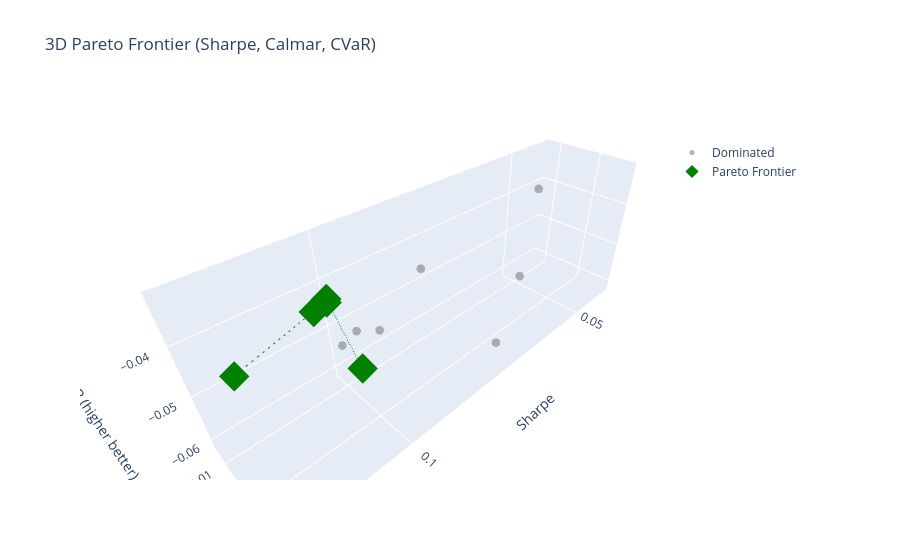

This figure's notebook cell:
### Code cell
def is_dominated_3d(row, df, cols):
    for _, other in df.iterrows():
        if (other[cols[0]] >= row[cols[0]] and
            other[cols[1]] >= row[cols[1]] and
            other[cols[2]] >= row[cols[2]] and
            (other[cols[0]] > row[cols[0]] or
             other[cols[1]] > row[cols[1]] or
             other[cols[2]] > row[cols[2]])):
            return True
    return False

all_avg_perf = all_avg_perf.copy()
cols = ['sharpe', 'calmar', 'cvar']
all_avg_perf['dominated_3d'] = all_avg_perf.apply(lambda r: is_dominated_3d(r, all_avg_perf, cols), axis=1)
frontier_3d = all_avg_perf[~all_avg_perf['dominated_3d']]


# Build the figure
fig = go.Figure()

# 1. Dominated models (dark gray)
fig.add_trace(go.Scatter3d(
    x=all_avg_perf[all_avg_perf['dominated_3d']]['sharpe'],
    y=all_avg_perf[all_avg_perf['dominated_3d']]['calmar'],
    z=all_avg_perf[all_avg_perf['dominated_3d']]['cvar'],
    mode='markers',
    marker=dict(size=5, color='gray', opacity=0.6),
    text=all_avg_perf[all_avg_perf['dominated_3d']].index,
    hovertemplate='<b>%{text}</b><br>Sharpe: %{x:.3f}<br>Calmar: %{y:.3f}<br>CVaR: %{z:.3f}<extra></extra>',
    name='Dominated'
))

# 2. Frontier models (green)
fig.add_trace(go.Scatter3d(
    x=frontier_3d['sharpe'],
    y=frontier_3d['calmar'],
    z=frontier_3d['cvar'],
    mode='markers',
    marker=dict(size=10, color='green', symbol='diamond'),
    text=frontier_3d.index,
    hovertemplate='<b>%{text}</b><br>Sharpe: %{x:.3f}<br>Calmar: %{y:.3f}<br>CVaR: %{z:.3f}<extra></extra>',
    name='Pareto Frontier'
))

# Optional: Add a line connecting frontier points (if you still want it)
# Sort frontier by Sharpe for a plausible line (but interpret with caution)
frontier_sorted = frontier_3d.sort_values('sharpe', ascending=False)
fig.add_trace(go.Scatter3d(
    x=frontier_sorted['sharpe'],
    y=frontier_sorted['calmar'],
    z=frontier_sorted['cvar'],
    mode='lines',
    line=dict(color='green', width=2, dash='dash'),
    showlegend=False,
    hoverinfo='skip'
))

fig.update_layout(
    title='3D Pareto Frontier (Sharpe, Calmar, CVaR)',
    scene=dict(
        xaxis_title='Sharpe',
        yaxis_title='Calmar',
        zaxis_title='CVaR (higher better)'
    ),
    legend=dict(x=0.8, y=0.9)
)

fig.show()

### Figure 1 — Plotly figure (JSON) as saved in the notebook; plotly's stock layout.template omitted (floating-point values rounded to 4 significant figures)
{"data": [{"hovertemplate": "<b>%{text}</b><br>Sharpe: %{x:.3f}<br>Calmar: %{y:.3f}<br>CVaR: %{z:.3f}<extra></extra>", "marker": {"color": "gray", "opacity": 0.6, "size": 5}, "mode": "markers", "name": "Dominated", "text": ["PatchTST-custom_loss_6", "PatchTST-custom_loss_11", "PatchTST-custom_loss_12", "BaseLSTM-custom_loss_10", "BaseLSTM-custom_loss_11", "AttentionLSTM-custom_loss_6", "AttentionLSTM-custom_loss_12"], "type": "scatter3d", "x": [0.09847, 0.1067, 0.0498, 0.03912, 0.08678, 0.1022, 0.0717], "y": [0.02035, 0.02341, 0.01149, 0.006987, 0.01711, 0.01984, 0.02247], "z": [-0.04359, -0.0395, -0.0605, -0.04205, -0.03905, -0.04181, -0.06169]}, {"hovertemplate": "<b>%{text}</b><br>Sharpe: %{x:.3f}<br>Calmar: %{y:.3f}<br>CVaR: %{z:.3f}<extra></extra>", "marker": {"color": "green", "size": 10, "symbol": "diamond"}, "mode": "markers", "name": "Pareto Frontier", "text": ["PatchTST-custom_loss_10", "BaseLSTM-custom_loss_6", "BaseLSTM-custom_loss_12", "AttentionLSTM-custom_loss_10", "AttentionLSTM-custom_loss_11"], "type": "scatter3d", "x": [0.1067, 0.1076, 0.1074, 0.1095, 0.121], "y": [0.02763, 0.02301, 0.02261, 0.023, 0.02562], "z": [-0.04084, -0.03196, -0.03174, -0.0324, -0.03334]}, {"hoverinfo": "skip", "line": {"color": "green", "dash": "dash", "width": 2}, "mode": "lines", "showlegend": false, "type": "scatter3d", "x": [0.121, 0.1095, 0.1076, 0.1074, 0.1067], "y": [0.02562, 0.023, 0.02301, 0.02261, 0.02763], "z": [-0.03334, -0.0324, -0.03196, -0.03174, -0.04084]}], "layout": {"legend": {"x": 0.8, "y": 0.9}, "scene": {"xaxis": {"title": {"text": "Sharpe"}}, "yaxis": {"title": {"text": "Calmar"}}, "zaxis": {"title": {"text": "CVaR (higher better)"}}}, "title": {"text": "3D Pareto Frontier (Sharpe, Calmar, CVaR)"}}}
